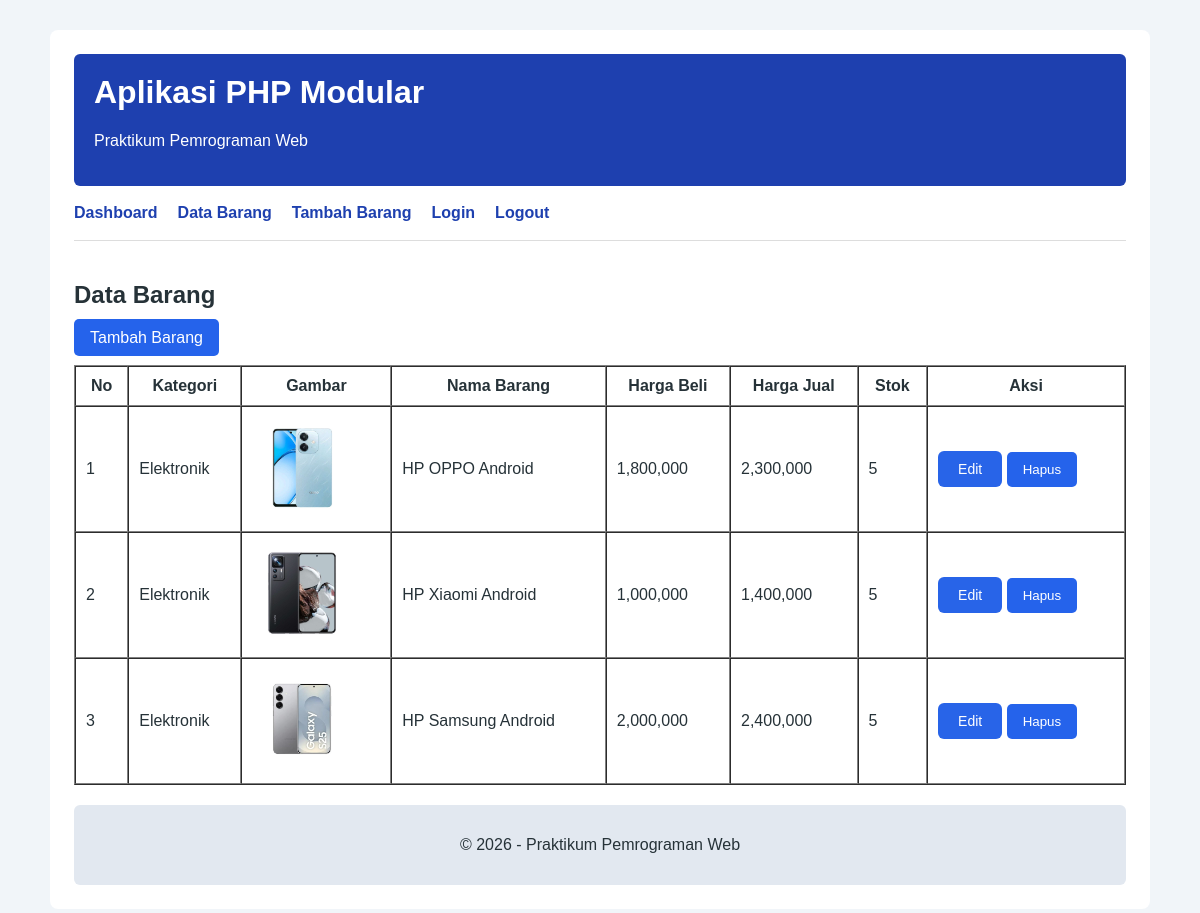
/index.php?page=user/list, run on the app's committed database.
### tables this page shows
CREATE TABLE `data_barang` (
  `id_barang` int(10) NOT NULL,
  `kategori` varchar(30) DEFAULT NULL,
  `nama` varchar(30) DEFAULT NULL,
  `gambar` varchar(100) DEFAULT NULL,
  `harga_beli` decimal(10,0) DEFAULT NULL,
  `harga_jual` decimal(10,0) DEFAULT NULL,
  `stok` int(4) DEFAULT NULL
);

### index.php (called while the page is built, shortened)
<?php
$routes = [
    'dashboard' => __DIR__ . '/views/dashboard.php',
    'user/list' => __DIR__ . '/modules/user/list.php',
    'user/add' => __DIR__ . '/modules/user/add.php',
    'user/edit' => __DIR__ . '/modules/user/edit.php',
    'user/delete' => __DIR__ . '/modules/user/delete.php',
    'auth/login' => __DIR__ . '/modules/auth/login.php',
    'auth/logout' => __DIR__ . '/modules/auth/logout.php',
];
$page = $_GET['page'] ?? 'dashboard';
if (!is_string($page) || !array_key_exists($page, $routes)) {
    http_response_code(404);
    $contentFile = __DIR__ . '/views/404.php';
} else {
    $contentFile = $routes[$page];
}
require_once __DIR__ . '/views/header.php';
require $contentFile;
require_once __DIR__ . '/views/footer.php';
?>

### modules/user/list.php (the view, shortened to what this page needs)
<?php
require_once __DIR__ . '/../../config/database.php';
$query = "SELECT * FROM data_barang ORDER BY id_barang DESC";
$result = mysqli_query($conn, $query);
?>
<section class="content">
    <h2>Data Barang</h2>
    <a href="index.php?page=user/add" class="btn">
        Tambah Barang
    </a>
    <br><br>
    <table border="1" cellpadding="10" cellspacing="0" width="100%">
        <tr>
            <th>No</th>
            <th>Kategori</th>
            <th>Gambar</th>
            <th>Nama Barang</th>
            <th>Harga Beli</th>
            <th>Harga Jual</th>
            <th>Stok</th>
            <th>Aksi</th>
        </tr>
        <?php
        $no = 1;
        if ($result && mysqli_num_rows($result) > 0) {
            while ($row = mysqli_fetch_assoc($result)) {
                        if (stripos($row['nama'], 'OPPO') !== false) {
            $gambar = 'oppo_A3x_4_128_garansi_resmi.jpg';
        } elseif (stripos($row['nama'], 'Xiaomi') !== false) {
            $gambar = 'Xiaomi_Mi_12T_5G_Ram_8_Rom_256GB_Putih.jpg';
        } elseif (stripos($row['nama'], 'Samsung') !== false) {
            $gambar = 'Hp_Samsung_S25_Ram_12GB_Internal_256GB_Garansi_Resmi_Silver_Shadow.jpg';
        } else {
            $gambar = '';
        }
        ?>
        <tr>
            <td><?php echo $no++; ?></td>
            <td><?php echo htmlspecialchars($row['kategori']); ?></td>
            <td>
    <?php if ($gambar != '') { ?>
        <img src="assets/gambar/<?php echo $gambar; ?>"
             width="100"
             height="100"
             style="object-fit: contain;"
             alt="Gambar HP">
    <?php } else { ?>
        Tidak ada gambar
    <?php } ?>
</td>
            <td><?php echo htmlspecialchars($row['nama']); ?></td>
            <td><?php echo number_format($row['harga_beli']); ?></td>
            <td><?php echo number_format($row['harga_jual']); ?></td>
            <td><?php echo $row['stok']; ?></td>
            <td>
                <a href="index.php?page=user/edit&id=<?php echo $row['id_barang']; ?>"
                   class="btn-edit">Edit</a>
                <form method="POST"
                      action="index.php?page=user/delete"
                      onsubmit="return confirm('Yakin ingin menghapus data ini?');"
                      style="display:inline;">
                    <button type="submit">Hapus</button>
                </form>
            </td>
        </tr>
        <?php
            }
        } else {
        ?>
        <tr>
            <td colspan="8">Belum ada data barang.</td>
        </tr>
        <?php } ?>
    </table>
</section>

### views/header.php (shortened to what this page needs)
<!DOCTYPE html>
<html lang="id">
<head>
    <link rel="stylesheet" href="assets/css/style.css">
</head>
<body>
<div class="container">
    <header>
        <h1>Aplikasi PHP Modular</h1>
        <p>Praktikum Pemrograman Web</p>
    </header>
    <nav>
        <a href="index.php">Dashboard</a>
        <a href="index.php?page=user/list">Data Barang</a>
        <a href="index.php?page=user/add">Tambah Barang</a>
        <a href="index.php?page=auth/login">Login</a>
        <a href="index.php?page=auth/logout">Logout</a>
    </nav>
    <main>

### views/footer.php
    </main>
    <footer>
        <p>&copy; <?= date('Y') ?> - Praktikum Pemrograman Web</p>
    </footer>
</div>
</body>
</html>

### assets/css/style.css (style rules this page uses)
* { box-sizing: border-box; }
body { margin: 0; font-family: Arial, sans-serif; background: #f1f5f9; color: #263238; }
.container { max-width: 1100px; margin: 30px auto; background: white; padding: 24px; border-radius: 8px; }
header { background: #1e40af; color: white; padding: 20px; border-radius: 6px; }
header h1 { margin-top: 0; }
nav { display: flex; gap: 20px; padding: 18px 0; border-bottom: 1px solid #ddd; }
nav a { text-decoration: none; color: #1e40af; font-weight: bold; }
main { min-height: 250px; padding: 20px 0; }
button, .btn { background: #2563eb; color: white; border: none; padding: 10px 16px; border-radius: 5px; cursor: pointer; text-decoration: none; }
footer { background: #e2e8f0; text-align: center; padding: 15px; border-radius: 6px; }
.btn-edit { display: inline-block; background-color: #2864e8; color: white; padding: 10px 20px; border-radius: 6px; text-decoration: none; font-size: 14px; }

### data on the page
data_barang: kategori "Elektronik", shows a picture, nama "HP OPPO Android", harga_beli "1,800,000", harga_jual "2,300,000", stok "5"
data_barang: kategori "Elektronik", shows a picture, nama "HP Xiaomi Android", harga_beli "1,000,000", harga_jual "1,400,000", stok "5"
data_barang: kategori "Elektronik", shows a picture, nama "HP Samsung Android", harga_beli "2,000,000", harga_jual "2,400,000", stok "5"
